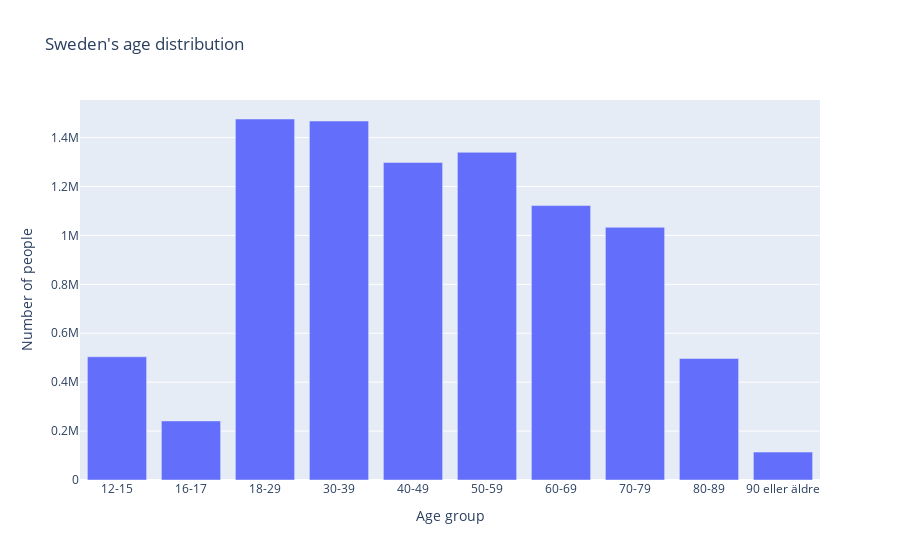

Source (notebook cell):
### Code cell
# e)
age_groups = df_vac.groupby("Ålder")["Befolkning"].sum()
fig = px.bar(
    age_groups,
    x=age_groups.index,
    y="Befolkning",
    title="Sweden's age distribution",
    labels={"Ålder": "Age group", "Befolkning": "Number of people"},
)

fig.show()
fig.write_html("Visualizations/SWE_age_distribution.html")

### Figure 1 — Plotly figure (JSON) as saved in the notebook; plotly's stock layout.template omitted (floating-point values rounded to 4 significant figures)
{"data": [{"alignmentgroup": "True", "hovertemplate": "Age group=%{x}<br>Number of people=%{y}<extra></extra>", "legendgroup": "", "marker": {"color": "#636efa", "pattern": {"shape": ""}}, "name": "", "offsetgroup": "", "orientation": "v", "showlegend": false, "textposition": "auto", "type": "bar", "x": ["12-15", "16-17", "18-29", "30-39", "40-49", "50-59", "60-69", "70-79", "80-89", "90 eller äldre"], "xaxis": "x", "y": [503831, 241539, 1475950, 1467590, 1298156, 1339798, 1121922, 1033113, 496750, 114141], "yaxis": "y"}], "layout": {"barmode": "relative", "legend": {"tracegroupgap": 0}, "title": {"text": "Sweden's age distribution"}, "xaxis": {"anchor": "y", "domain": [0, 1], "title": {"text": "Age group"}}, "yaxis": {"anchor": "x", "domain": [0, 1], "title": {"text": "Number of people"}}}}
